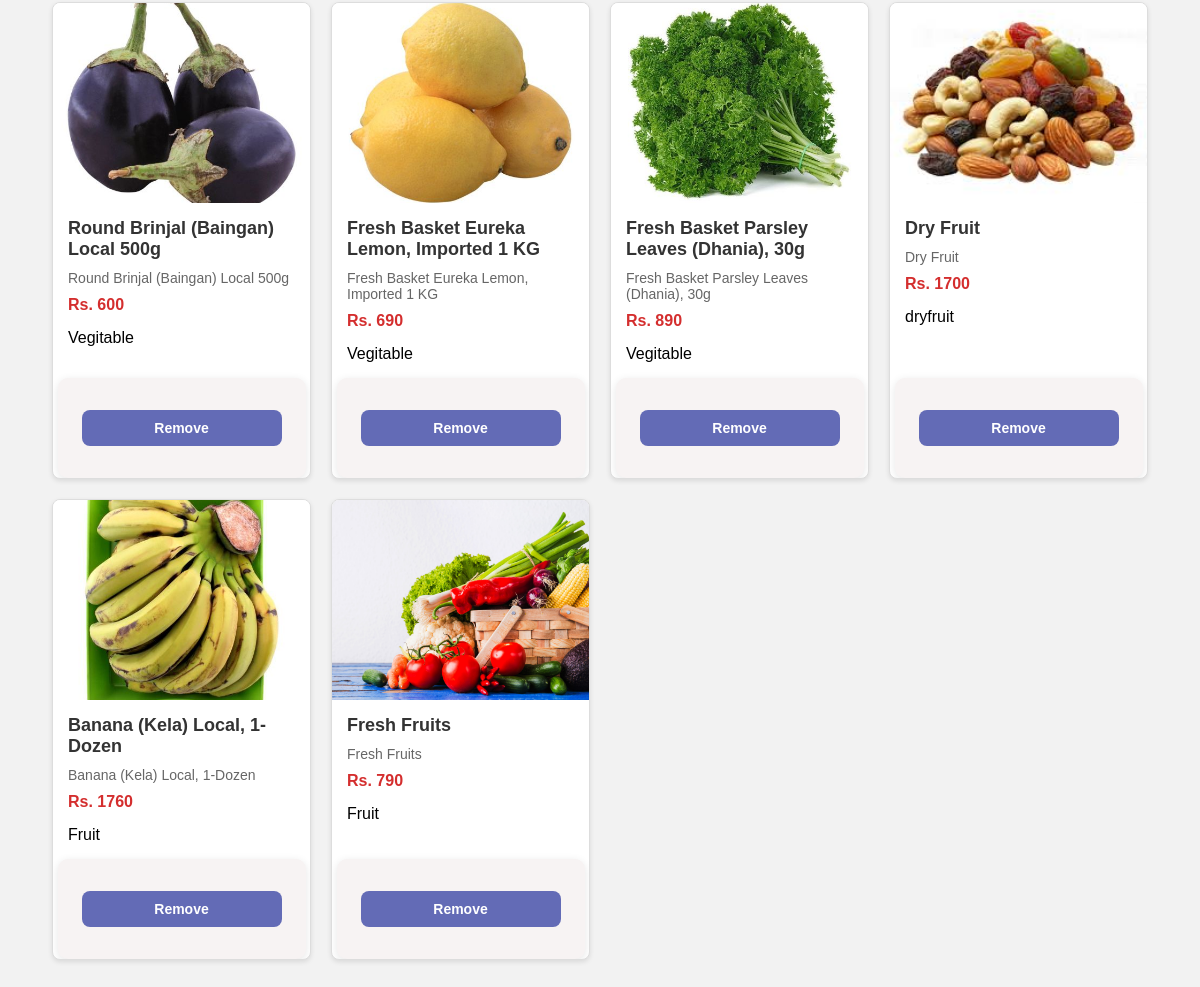
/addproduct (signed in, lower part), run on an earlier commit of the app's database.
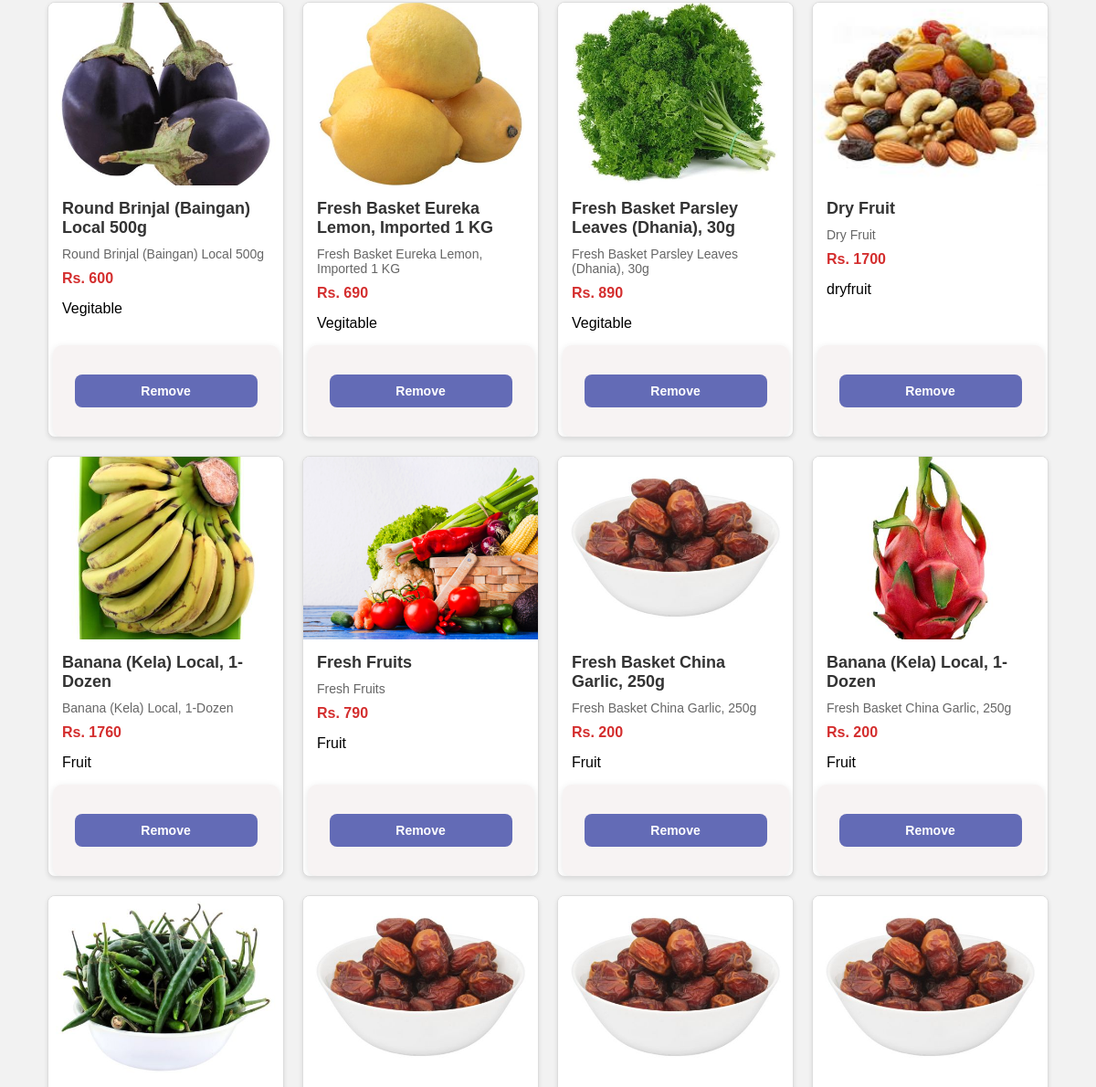
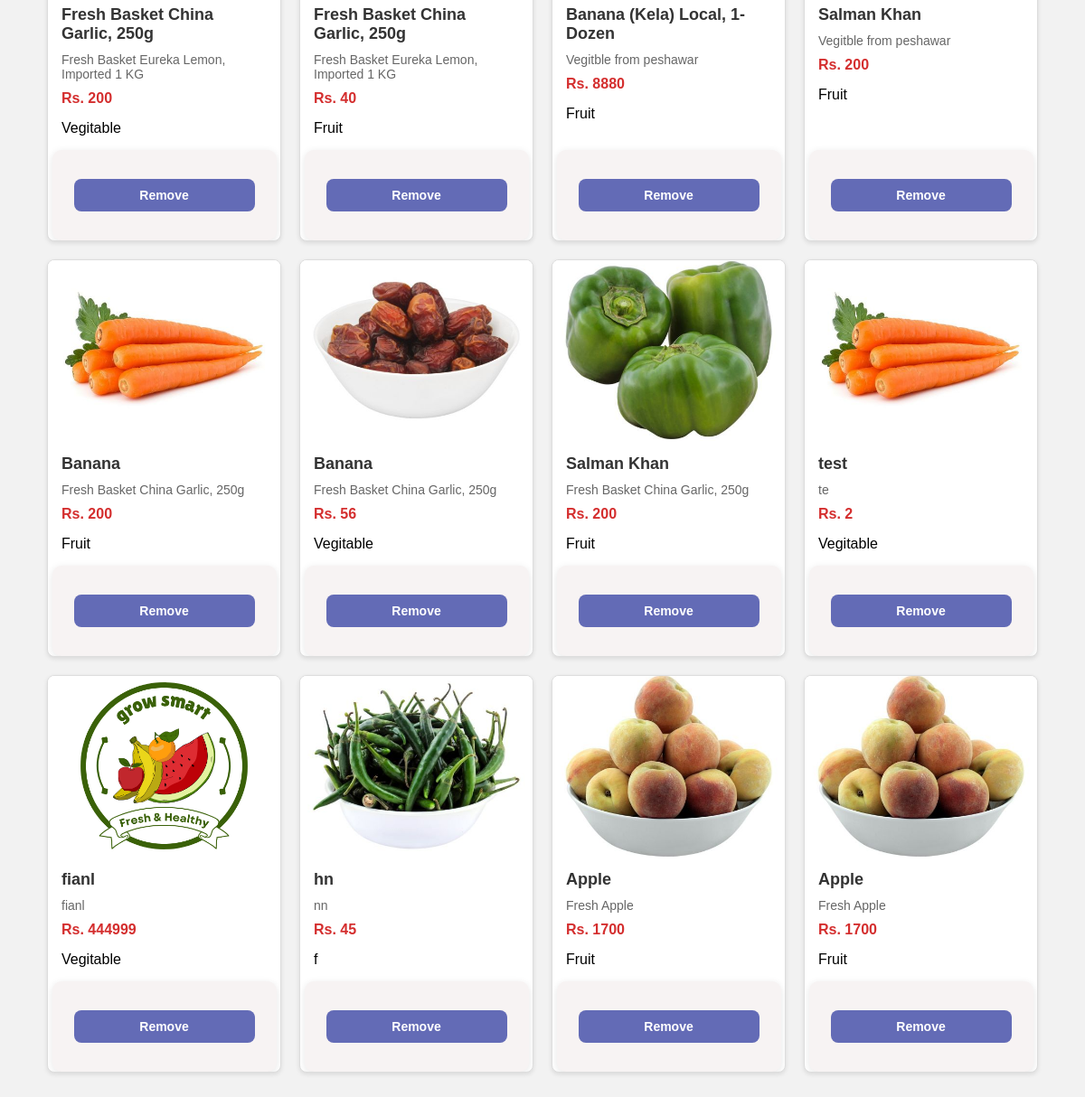
And on a later commit of the database (2 pictures, top to bottom).
### home/models.py (models this page shows, shortened)
class Product(models.Model):
    name = models.CharField(max_length=50)
    desc = models.CharField(max_length=50)
    price = models.IntegerField()
    category = models.CharField(max_length=50, default='')
    subcategory = models.CharField(max_length=50, default='')
    image = models.ImageField(upload_to='product', default='')
    data=models.DateField()
    stock = models.IntegerField(default=None, blank=True, null=True)
    owner = models.ForeignKey(User, default=None, blank=True, null=True, on_delete=models.CASCADE)

### home/views.py (the view, shortened to what this page needs)
# urls.py: path('addproduct',include('home.urls')),
def addproduct(request):
    if request.user.is_anonymous:
        return redirect('login')
    user=request.user
    products=Product.objects.filter(owner=user)
    context={
        'products': products
    }
    return render(request, 'addproduct.html',context)

### templates/addproduct.html (shortened to what this page needs)
{% load static %}
<!DOCTYPE html>
<html lang="en">
<head>
</head>
<body>
<div class="product-grid">
    {% for product in products %}
    <div class="product-card">
        <img src="{{ product.image.url }}" alt="{{ product.name }}">
        <div class="content">
            <h4>{{ product.name }}</h4>
            <p>{{ product.desc }}</p>
            <div class="price">Rs. {{ product.price }}</div>
            <div class='category'>{{product.category}}</div>
        </div>
        <form method="POST" class='reomve_product' action="{% url 'delete_product' product.id %}">
            <button type="submit" class="remove-btn" onclick="return confirm('Are you sure you want to remove this product?')">Remove</button>
        </form>
    </div>
    {% endfor %}
</div>
</body>
</html>

What changed in the data, as far as the page shows it:
added Product: image (picture), name "Fresh Basket China Garlic, 250g", desc "Fresh Basket China Garlic, 250g", price "200", category "Fruit"
added Product: image (picture), name "Banana (Kela) Local, 1-Dozen", desc "Fresh Basket China Garlic, 250g", price "200", category "Fruit"
added Product: image (picture), name "Fresh Basket China Garlic, 250g", desc "Fresh Basket Eureka Lemon, Imported 1 KG", price "200", category "Vegitable"
added Product: image (picture), name "Fresh Basket China Garlic, 250g", desc "Fresh Basket Eureka Lemon, Imported 1 KG", price "40", category "Fruit"
added Product: image (picture), name "Banana (Kela) Local, 1-Dozen", desc "Vegitble from peshawar", price "8880", category "Fruit"
added Product: image (picture), name "Salman Khan", desc "Vegitble from peshawar", price "200", category "Fruit"
added Product: image (picture), name "Banana", desc "Fresh Basket China Garlic, 250g", price "200", category "Fruit"
added Product: image (picture), name "Banana", desc "Fresh Basket China Garlic, 250g", price "56", category "Vegitable"
added Product: image (picture), name "Salman Khan", desc "Fresh Basket China Garlic, 250g", price "200", category "Fruit"
added Product: image (picture), name "test", desc "te", price "2", category "Vegitable"
added Product: image (picture), name "fianl", desc "fianl", price "444999", category "Vegitable"
added Product: image (picture), name "hn", desc "nn", price "45", category "f"
added Product: image (picture), name "Apple", desc "Fresh Apple", price "1700", category "Fruit"
added Product: image (picture), name "Apple", desc "Fresh Apple", price "1700", category "Fruit"
